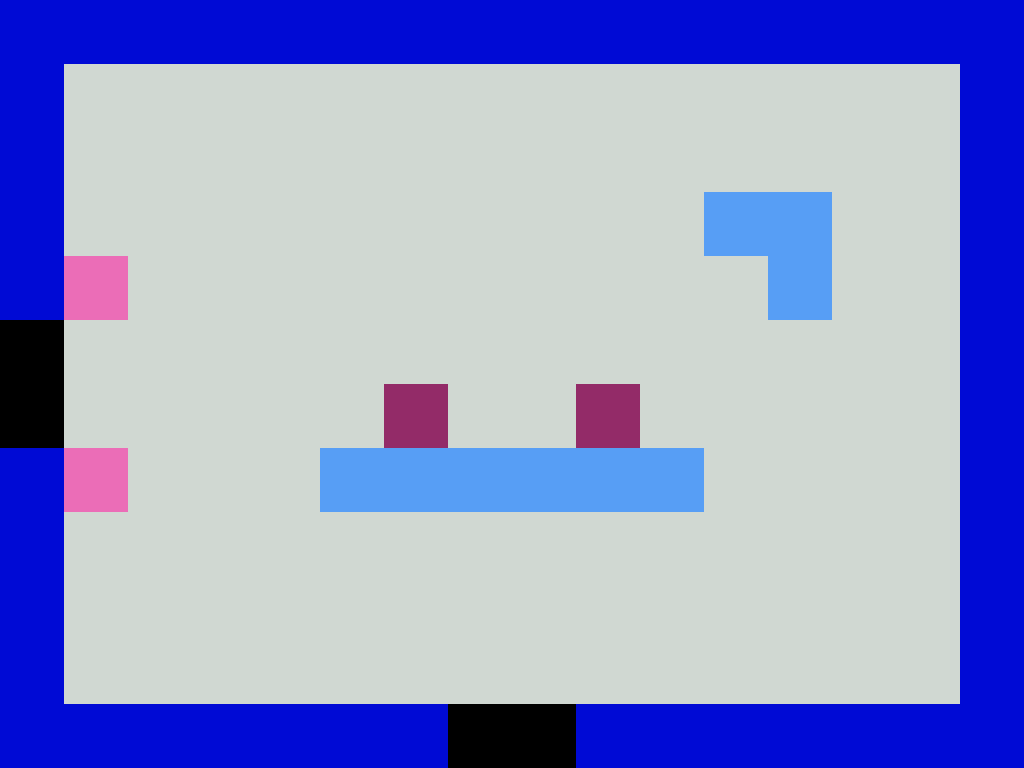

Tiled map render using the project's own tile images. Description and the whole map definition, tile-layer contents included, below:
An orthogonal 16x12 tile map with 64x64 px tiles, 2 tile layers (bg, env) and 6 objects (2x door, 2x close, 2x range).

<map version="1.0" tiledversion="1.1.1" orientation="orthogonal" renderorder="left-up" width="16" height="12" tilewidth="64" tileheight="64" infinite="0" nextobjectid="10">
 <tileset firstgid="1" source="map.tsx" />
 <layer name="bg" width="16" height="12">
  <data encoding="csv">
1,1,1,1,1,1,1,1,1,1,1,1,1,1,1,1,
1,5,5,5,5,5,5,5,5,5,5,5,5,5,5,1,
1,5,5,5,5,5,5,5,5,5,5,5,5,5,5,1,
1,5,5,5,5,5,5,5,5,5,5,5,5,5,5,1,
1,5,5,5,5,5,5,5,5,5,5,5,5,5,5,1,
1,5,5,5,5,5,5,5,5,5,5,5,5,5,5,1,
1,5,5,5,5,5,5,5,5,5,5,5,5,5,5,1,
1,5,5,5,5,5,5,5,5,5,5,5,5,5,5,1,
1,5,5,5,5,5,5,5,5,5,5,5,5,5,5,1,
1,5,5,5,5,5,5,5,5,5,5,5,5,5,5,1,
1,5,5,5,5,5,5,5,5,5,5,5,5,5,5,1,
1,1,1,1,1,1,1,1,1,1,1,1,1,1,1,1
</data>
 </layer>
 <layer name="env" width="16" height="12">
  <data encoding="csv">
0,0,0,0,0,0,0,0,0,0,0,0,0,0,0,0,
0,0,0,0,0,0,0,0,0,0,0,0,0,0,0,0,
0,0,0,0,0,0,0,0,0,0,0,0,0,0,0,0,
0,0,0,0,0,0,0,0,0,0,0,2,2,0,0,0,
0,15,0,0,0,0,0,0,0,0,0,0,2,0,0,0,
7,0,0,0,0,0,0,0,0,0,0,0,0,0,0,0,
7,0,0,0,0,0,11,0,0,11,0,0,0,0,0,0,
0,15,0,0,0,2,2,2,2,2,2,0,0,0,0,0,
0,0,0,0,0,0,0,0,0,0,0,0,0,0,0,0,
0,0,0,0,0,0,0,0,0,0,0,0,0,0,0,0,
0,0,0,0,0,0,0,0,0,0,0,0,0,0,0,0,
0,0,0,0,0,0,0,7,7,0,0,0,0,0,0,0
</data>
 </layer>
 <objectgroup name="door">
  <object id="4" type="door" x="448" y="704" width="128" height="64">
   <properties>
    <property name="isOpen" type="bool" value="true" />
    <property name="next" value="room3" />
   </properties>
  </object>
  <object id="5" type="door" x="0" y="320" width="64" height="128">
   <properties>
    <property name="isOpen" type="bool" value="true" />
    <property name="next" value="room7" />
   </properties>
  </object>
 </objectgroup>
 <objectgroup name="foe">
  <object id="6" type="close" x="64" y="256" width="64" height="64">
   <properties>
    <property name="damage" type="float" value="2" />
    <property name="hp" type="float" value="2" />
   </properties>
  </object>
  <object id="7" type="range" x="384" y="384" width="64" height="64">
   <properties>
    <property name="damage" type="float" value="3" />
    <property name="hp" type="float" value="2" />
   </properties>
  </object>
  <object id="8" type="close" x="64" y="448" width="64" height="64">
   <properties>
    <property name="damage" type="float" value="2" />
    <property name="hp" type="float" value="2" />
   </properties>
  </object>
  <object id="9" type="range" x="576" y="384" width="64" height="64">
   <properties>
    <property name="damage" type="float" value="3" />
    <property name="hp" type="float" value="2" />
   </properties>
  </object>
 </objectgroup>
</map>
